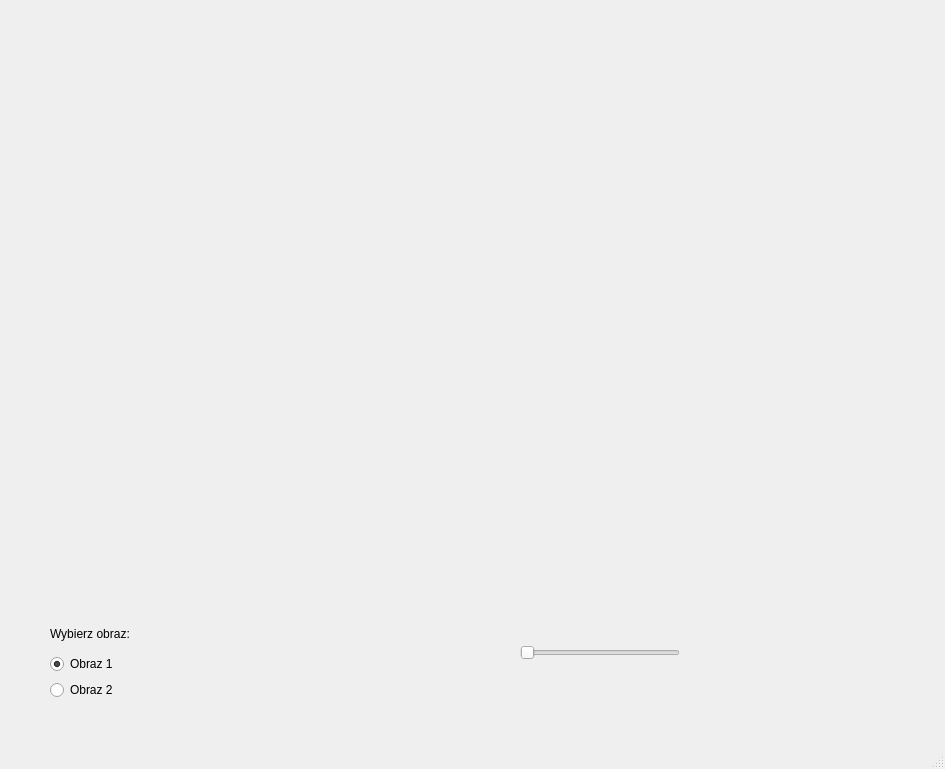
<?xml version="1.0" encoding="UTF-8"?>
<ui version="4.0">
 <class>MainWindow</class>
 <widget class="QMainWindow" name="MainWindow">
  <property name="geometry">
   <rect>
    <x>0</x>
    <y>0</y>
    <width>945</width>
    <height>769</height>
   </rect>
  </property>
  <property name="windowTitle">
   <string>Morphing</string>
  </property>
  <widget class="QWidget" name="centralwidget">
   <widget class="Ekran" name="ekran" native="true">
    <property name="geometry">
     <rect>
      <x>10</x>
      <y>10</y>
      <width>900</width>
      <height>600</height>
     </rect>
    </property>
    <property name="cursor">
     <cursorShape>PointingHandCursor</cursorShape>
    </property>
   </widget>
   <widget class="QWidget" name="verticalLayoutWidget">
    <property name="geometry">
     <rect>
      <x>50</x>
      <y>620</y>
      <width>160</width>
      <height>80</height>
     </rect>
    </property>
    <layout class="QVBoxLayout" name="verticalLayout">
     <item>
      <widget class="QLabel" name="label">
       <property name="text">
        <string>Wybierz obraz:</string>
       </property>
      </widget>
     </item>
     <item>
      <widget class="QRadioButton" name="obraz1_radio">
       <property name="text">
        <string>Obraz 1</string>
       </property>
       <property name="checked">
        <bool>true</bool>
       </property>
      </widget>
     </item>
     <item>
      <widget class="QRadioButton" name="obraz2_radio">
       <property name="text">
        <string>Obraz 2</string>
       </property>
      </widget>
     </item>
    </layout>
   </widget>
   <widget class="QSlider" name="postep_slider">
    <property name="geometry">
     <rect>
      <x>520</x>
      <y>640</y>
      <width>160</width>
      <height>25</height>
     </rect>
    </property>
    <property name="maximum">
     <number>100</number>
    </property>
    <property name="orientation">
     <enum>Qt::Horizontal</enum>
    </property>
   </widget>
  </widget>
  <widget class="QMenuBar" name="menubar">
   <property name="geometry">
    <rect>
     <x>0</x>
     <y>0</y>
     <width>945</width>
     <height>24</height>
    </rect>
   </property>
  </widget>
  <widget class="QStatusBar" name="statusbar"/>
 </widget>
 <customwidgets>
  <customwidget>
   <class>Ekran</class>
   <extends>QWidget</extends>
   <header location="global">ekran.h</header>
   <container>1</container>
  </customwidget>
 </customwidgets>
 <resources/>
 <connections/>
</ui>
